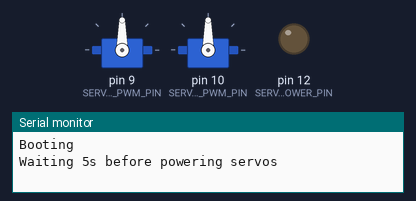
Recording of a sketch running on a simulated Arduino Uno, built with avr-gcc and run on an emulated ATmega328P. Parts: 2 × servo, output pins drawn as LEDs (lit = HIGH), the last lines printed to the serial monitor.

Above: at 0.1 s.
At 5.1 s:
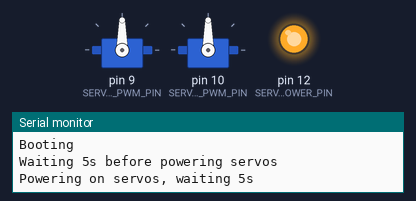
At 12.8 s:
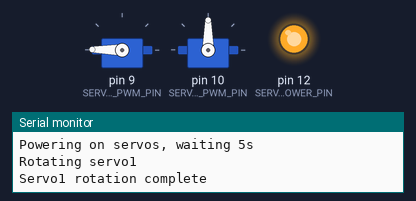
At 16.5 s:
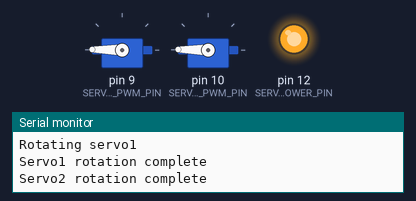
At 27.9 s:
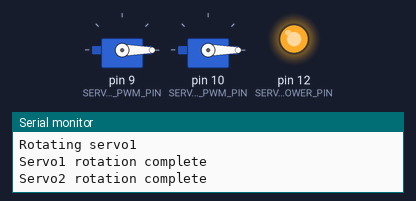
At 32.9 s:
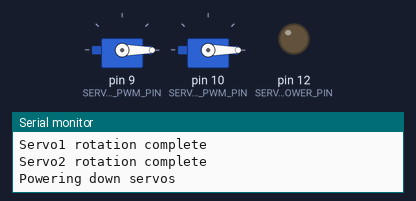
Timing chart, 0 to 34.4 s (numbered marks = the images above):
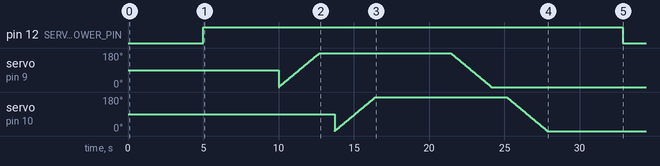

Measured:
- by itself, pin 12 (SERVO_POWER_PIN): LOW → HIGH at 5.0 s, → LOW 27.9 s later

The sketch:

two_servos_with_mosfet.ino
```cpp
#include <Servo.h>

Servo servo1;
Servo servo2;

// two servos powered by PWM
// but also they don't get power until their MOSFET is activated

const int SERVO_1_PWM_PIN = 9;
const int SERVO_2_PWM_PIN = 10;
const int SERVO_POWER_PIN = 12;

void setup() {
  //pinMode(SERVO_1_PWM_PIN, OUTPUT);
  //pinMode(SERVO_2_PWM_PIN, OUTPUT);
  servo1.attach(SERVO_1_PWM_PIN);
  servo2.attach(SERVO_2_PWM_PIN);
  pinMode(SERVO_POWER_PIN, OUTPUT);

  Serial.begin(9600);
  Serial.println("Booting");
}

void loop() {
  // put your main code here, to run repeatedly:
  Serial.println("Waiting 5s before powering servos");
  delay(5000);

  Serial.println("Powering on servos, waiting 5s");
  digitalWrite(SERVO_POWER_PIN, HIGH);
  delay(5000);

  Serial.println("Rotating servo1");
  rotateServoUp(servo1, 0, 179);
  Serial.println("Servo1 rotation complete");
  delay(1000);
  rotateServoUp(servo2, 0, 179);
  Serial.println("Servo2 rotation complete");

  delay(5000);
  Serial.println("Rotating servos back");

  Serial.println("Rotating servo1");
  rotateServoDown(servo1, 179, 0);
  Serial.println("Servo1 rotation complete");
  delay(1000);
  rotateServoDown(servo2, 179, 0);
  Serial.println("Servo2 rotation complete");
  delay(5000);

  Serial.println("Powering down servos");
  digitalWrite(SERVO_POWER_PIN, LOW);
  delay(5000);
  Serial.println("Starting over");
}

void rotateServoUp(Servo &theServo, int startAngle, int endAngle) {
  // https://learn.adafruit.com/adafruit-arduino-lesson-14-servo-motors/arduino-code-for-sweep
  startAngle = max(startAngle, 0);
  endAngle = min(endAngle, 179);
  for(int angle = startAngle; angle <= endAngle; angle++)
  {
    theServo.write(angle);
    delay(15);
  }
}

void rotateServoDown(Servo &theServo, int startAngle, int endAngle) {
  // https://learn.adafruit.com/adafruit-arduino-lesson-14-servo-motors/arduino-code-for-sweep
  startAngle = min(startAngle, 179);
  endAngle = max(endAngle, 0);
  for(int angle = startAngle; angle >= endAngle; angle--)
  {
    theServo.write(angle);
    delay(15);
  }
}
```
